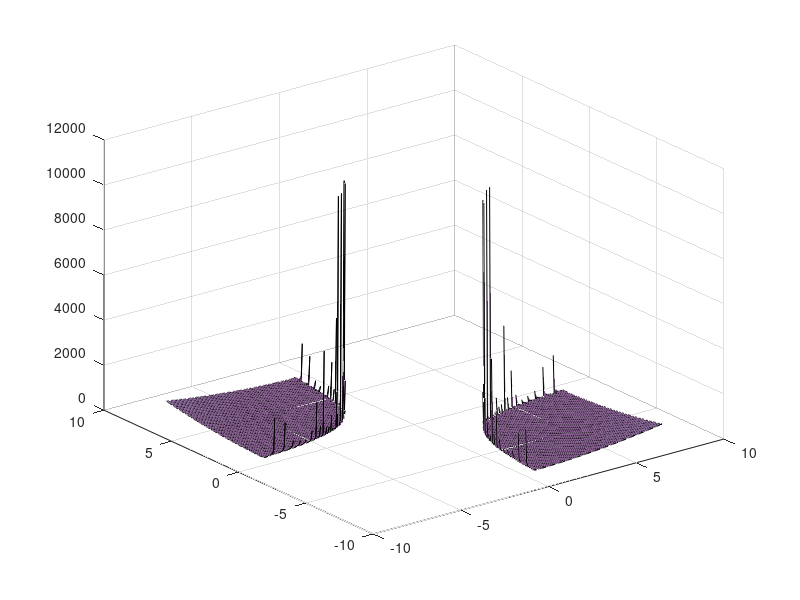

Write MATLAB code to recreate this figure. (Note: this script raises an error after producing the figure.)

%% Example 2

clear;close all;

A = 1; B = 1; C = 1;
Q = 1; R = 1;
V = 1; W = 1;


Ak = - 1 - 2*sqrt(2);

Ak = -5;
%% compute LQG cost

Num = 250;

J1 = zeros(Num,Num);

b1 = linspace(-8,8,Num);
c1 = linspace(-8,8,Num);
for i = 1:Num
    for j = 1:Num
    
    Bk = b1(i);
    Ck = c1(j);
    hA = [A B*Ck;Bk*C Ak];
    if max(real(eig(hA))) < 0
        X = lyap(hA,blkdiag(W,Bk*V*Bk'));
        J1(i,j) = trace(blkdiag(Q,Ck'*R*Ck')*X);
    else
        J1(i,j) = inf;
    end
    end
end

% J2 = zeros(Num,Num);
% b2 = linspace(0,5,Num);
% c2 = linspace(-5,0,Num);
% for i = 1:Num
%     for j = 1:Num
%     
%     Bk = b2(i);
%     Ck = c2(j);
%     hA = [A B*Ck;Bk*C Ak];
%     if max(real(eig(hA))) < 0
%         X = lyap(hA,blkdiag(W,Bk*V*Bk'));
%         J2(i,j) = trace(blkdiag(Q,Ck'*R*Ck')*X);
%     else
%         J2(i,j) = inf;
%     end
%     end
% end


% plot

figure
[X1,Y1] = meshgrid(b1,c1);
s = surf(X1,Y1,J1,'FaceAlpha',0.6);
s.EdgeColor = 'none';
hold on;
zlim([0 500]);

% [X2,Y2] = meshgrid(b2,c2);
% s = surf(X2,Y2,J2,'FaceAlpha',0.6);
% s.EdgeColor = 'none';
% zlim([0,500]);

Bk = 1+sqrt(2);
Ck = -1 - sqrt(2);
hA = [A B*Ck;Bk*C Ak];
if max(real(eig(hA))) < 0
    X = lyap(hA,blkdiag(W,Bk*V*Bk'));
    z = trace(blkdiag(Q,Ck'*R*Ck')*X);   % same with the value below
end

z1 = min(min(J1));

Num = 100;
T = linspace(0.05,5,Num);
x = Bk./T;
y = Ck.*T;
z = ones(Num,1)*z1;
plot3(x,y,z,'r','linewidth',1.5);

%T = linspace(0.05,5,Num);
x = -Bk./T;
y = -Ck.*T;
z = ones(Num,1)*z1;
plot3(x,y,z,'r','linewidth',1.5);

xlim([-8,8]);ylim([-8,8]);

set(gcf,'Position',[250 150 400 350]);
ylabel('$C_{K}$','Interpreter','latex','FontSize',10);
xlabel('$B_{K}$','Interpreter','latex','FontSize',10);
zlabel('$J_n$','Interpreter','latex','FontSize',10);
set(gca,'TickLabelInterpreter','latex')
view(120,20)
print(gcf,'Fig3','-painters','-depsc','-r600')




